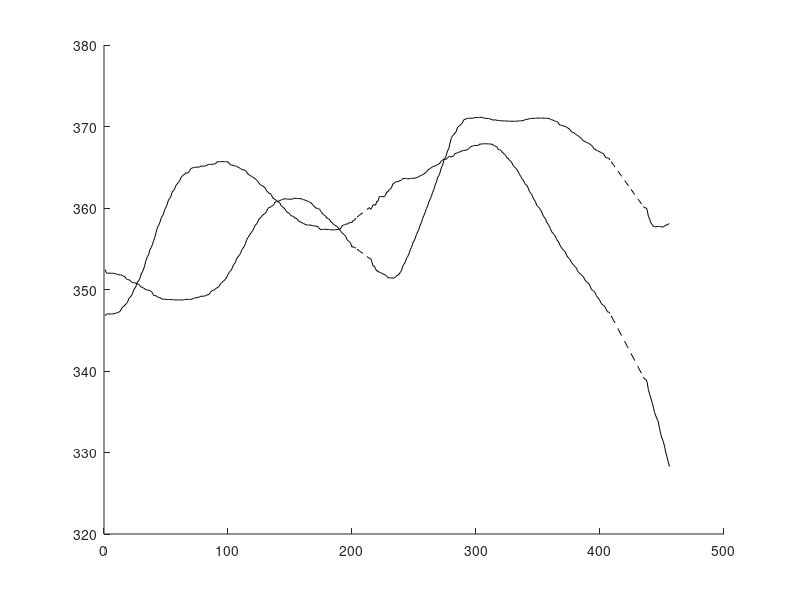

This figure's MATLAB source: (Note: this script raises an error after producing the figure.)
clear; close all; clc;
%% Import data
sprinter = importdata('sprinter_xypts.csv', ',', 1);
teamsport = importdata('teamsport_xypts.csv', ',', 1);

output = 1;     % Write to output
%% Fill gaps with elite's hip marker
set(figure(1),'WindowStyle','docked'); cla
hold on
plot(sprinter.data(:,1:2), 'k-')

while ~all(~isnan(sprinter.data(:,1)))
    % Find start and end of first missing section
    idx1 = find(isnan(sprinter.data(:,1)), 1);
    idx2 = idx1 + find(~isnan(sprinter.data(idx1:end,1)), 1) -1;
    
    % Cublic spline interpolation
    sprinter.data(idx1:idx2, 1:2) = interp1([idx1-1 idx2]', ...
               [sprinter.data(idx1-1,1:2); sprinter.data(idx2,1:2)], ...
               idx1:idx2, 'spline');
                                  
   % Plot filled section
   plot(idx1:idx2, sprinter.data(idx1:idx2,1:2), 'k--')
    
end

% 3D array with sprinter 1 and teamsport 2
points = cat(3, sprinter.data, teamsport.data);

%% Process data, filter etc
% Find appropiate cutoff
% for i = 1:size(pointsG, 2)
%     col = i;
%     set(figure(2), 'WindowStyle','docked'); cla
%     hold on
%     plot(pointsG(:,col), 'k--', 'DisplayName', 'raw')
%     cutoffs = [8 10 15 20];
%     for j = 1:length(cutoffs)
%         pfilt = tr_filterDP(pointsG(:,col), 1000, cutoffs(j), 'low', 2);
%         plot(pfilt, 'DisplayName', num2str(cutoffs(j)), 'LineWidth', 1.5)
%     end
%     legend('show', 'location', 'bestoutside')
%     keyboard;
%     pause(1);
% end

% Filter
cutoff = 15;

% Reorder to 2D array then filter
sz = size(points); sz2 = [sz(1) sz(2)*sz(3)];
points_f = reshape(...
              tr_filterDP(reshape(points, sz2), 1000, cutoff, 'low', 2),...
              sz);

set(figure(2),'WindowStyle','docked'); cla
hold on
plot(points(:,10,1))
plot(points_f(:,10,1))
title('Filtered data')
legend('raw', 'filtered')

%% Calculate segment angles
Q = nan(size(points_f, 1), 3, 2);

% Foot, shank, thigh
for i = 1:3
    n = 9-2*i;        % Index sequence
    
    % Prox and dist JC
    p1 = points_f(:,n:n+1,:); p2 = points_f(:,n-2:n-1,:);   
    d = p2 - p1;        % dx,dy
    Q(:,i,:) = atan2d(d(:,2,:), d(:,1,:));      % Segment angles
end

% Plot to check
% set(figure(3),'WindowStyle','docked')
% for i = 1:2:length(pointsG_f)
%     subplot(2,1,1)
%     axis equal
%     cla;
%     line([pointsB_f(i,7) pointsB_f(i,5) pointsB_f(i,3) pointsB_f(i,1)],...
%          [pointsB_f(i,8) pointsB_f(i,6) pointsB_f(i,4) pointsB_f(i,2)])
%          
%     subplot(2,1,2)
%     cla
%     hold on
%     plot(q_B)
%     plot(i,q_B(i,:), 'ko')
%     legend('foot','shank','thigh')
%     
%     drawnow
% end

%% Calculate CoM
% Segment: mass, length, CMprox, CMdist
% Foot:    1.385, 0.224, 0.142, 0.082
% Shank:   5.271, 0.453, 0.261, 0.192          
% Thigh:   12.54, 0.447, 0.258, 0.189
%
% CMX = (MA*(L1-L2)*COS(Q1)-(L4*MA-MB*(L3-L4))*COS(Q2)-(L6*MA+L6*MB-MC*(L5-L6))*COS(Q3))/(MA+MB+MC)
% CMY = (MA*(L1-L2)*SIN(Q1)-(L4*MA-MB*(L3-L4))*SIN(Q2)-(L6*MA+L6*MB-MC*(L5-L6))*SIN(Q3))/(MA+MB+MC)

l1=0.082; l2=0.224; l3=0.192; l4=0.453; l5=0.189; l6=0.447;
ma=1.385; mb=5.271; mc=12.54;

% CoM location x,y
cm(:,1,:) = (ma*(l1-l2).*cosd(Q(:,1,:))-(l4*ma-mb*(l3-l4)).* ...
            cosd(Q(:,2,:))-(l6*ma+l6*mb-mc*(l5-l6)).* ...
            cosd(Q(:,3,:)))/(ma+mb+mc);
cm(:,2,:) = (ma*(l1-l2).*sind(Q(:,1,:))-(l4*ma-mb*(l3-l4)).* ...
            sind(Q(:,2,:))-(l6*ma+l6*mb-mc*(l5-l6)).* ...
            sind(Q(:,3,:)))/(ma+mb+mc);
        
%% Joint angles
% Trunk angle 
p1 = points_f(:,1:2,:); p2 = points_f(:,9:10,:);   
d = p2 - p1;        % dx,dy
trunk = atan2d(d(:,2,:), d(:,1,:)); 

hipang = 180 - Q(:,3,:) + trunk;
kneang = 180 - Q(:,3,:) + Q(:,2,:);
ankang = 180 - Q(:,1,:) + Q(:,2,:);

% Angular velocites
hipangv = tr_diff(hipang,0.001);
kneangv = tr_diff(kneang,0.001);
ankangv = tr_diff(ankang,0.001);

set(figure(2),'WIndowStyle','docked')
subplot(3,1,1); hold on; cla
plot(hipang(:,:,1))
plot(hipang(:,:,2))
title('hip')
legend('sprinter','teamsport')

subplot(3,1,2); hold on; cla
plot(kneang(:,:,1))
plot(kneang(:,:,2))
title('knee')

subplot(3,1,3); hold on; cla
plot(ankang(:,:,1))
plot(ankang(:,:,2))
title('ankle')

set(figure(3),'WIndowStyle','docked')
subplot(3,1,1); hold on; cla
plot(hipangv(:,:,1))
plot(hipangv(:,:,2))
title('hip')
legend('sprinter','teamsport')

subplot(3,1,2); hold on; cla
plot(kneangv(:,:,1))
plot(kneangv(:,:,2))
title('knee')

subplot(3,1,3); hold on; cla
plot(ankangv(:,:,1))
plot(ankangv(:,:,2))
title('ankle')

% Initial conditions
% Number of frames: 456
%                  ipsilateral | contralateral
% sprinter  to/td: 58/416        286/181
% teamsport to/td: 58/413        287/175 

initcond_s = [hipang(416,1,1) kneang(416,1,1) ankang(416,1,1) ...
              hipangv(416,1,1) kneangv(416,1,1) ankangv(416,1,1)];
initcond_t = [hipang(413,1,2) kneang(413,1,2) ankang(413,1,2) ...
              hipangv(413,1,2) kneangv(413,1,2) ankangv(413,1,2)];

%% Reorder data
% Takeoff and touchdown frames for both legs estimated from video
% Videos recorded at 1000 Hz and synchronised to takeoff of markered leg
% Number of frames: 456
%                  ipsilateral | contralateral
% sprinter  to/td: 58/416        286/181
% teamsport to/td: 58/413        287/175 

% Swing leg CoM during contralateral stance (index to end incase simulation
% takes longer)
swingCM(1) = {cm(181:end,:,1)};
swingCM(2) = {cm(175:end,:,2)};
hip(1) = {hipang(181:end,1,1)};
hip(2) = {hipang(175:end,1,2)};
knee(1) = {kneang(181:end,1,1)};
knee(2) = {kneang(175:end,1,2)};

% Ipsilateral thigh angle during stance (assumed to be same for both legs)
% q3(1) = {[Q(416:end,3,1); Q(1:58,3,1)]};
% q3(2) = {[Q(413:end,3,2); Q(1:58,3,2)]};

set(figure(4),'WindowStyle','docked')
subplot(2,1,1); hold on; cla
plot(swingCM{1}(1:105,1)); plot(swingCM{2}(1:112,1));
title('CoM position relative to hip joint')
ylabel('x')
legend('sprinter', 'teamsport', 'location', 'southeast')

subplot(2,1,2); hold on; cla
plot(swingCM{1}(1:105,2)); plot(swingCM{2}(1:112,2));
ylabel('y')

%% Derivatives 
% Swing CoM
swingCM(2,:) = cellfun(@(x) tr_diff(x, 0.001), swingCM(1,:), ...
                        'UniformOutput', false);
swingCM(3,:) = cellfun(@(x) tr_diff(x, 0.001), swingCM(2,:), ...
                        'UniformOutput', false);

hip(2,:) = cellfun(@(x) tr_diff(x, 0.001), hip(1,:), ...
                        'UniformOutput', false);
hip(3,:) = cellfun(@(x) tr_diff(x, 0.001), hip(2,:), ...
                        'UniformOutput', false);
knee(2,:) = cellfun(@(x) tr_diff(x, 0.001), knee(1,:), ...
                        'UniformOutput', false);
knee(3,:) = cellfun(@(x) tr_diff(x, 0.001), knee(2,:), ...
                        'UniformOutput', false);

% Plot 
set(figure(5),'WindowStyle','docked')
set(figure(5), 'DefaultLineMarkerSize', 1.5)
titles = {'position','velocity','acceleration'};
for i = 1:3
    subplot(3,2,2*i-1); hold on; cla
    plot(swingCM{i,1}(1:105,1), 's')
    plot(swingCM{i,2}(1:112,1), 's')
    title([titles{i} ' x'])
    
    subplot(3,2,2*i); hold on; cla
    plot(swingCM{i,1}(1:105,2), 's')
    plot(swingCM{i,2}(1:112,2), 's')
    title([titles{i} ' y'])
end
subplot(3,2,2); legend('sprinter', 'teamsport');

set(figure(6),'WindowStyle','docked'); cla
set(figure(6), 'DefaultLineMarkerSize', 1.5)
ynames = {'angle','angular velocity','angular acceleration'};
for i = 1:3
    subplot(3,2,2*i-1); hold on; cla
    plot(hip{i,1}(1:105,1), 's')
    plot(hip{i,2}(1:112,1), 's')
    ylabel(ynames{i})
    
    subplot(3,2,2*i); hold on; cla
    plot(knee{i,1}(1:105,1), 's')
    plot(knee{i,2}(1:112,1), 's')
end
subplot(3,2,1); title('hip')
subplot(3,2,2); title('knee')

%% Export data
if output
    % Column names
    colwidth = 13;
    precision = 5;
    colnames = ["PositionX","PositionY","VelocityX","VelocityY",...
                "AccelerationX","AccelerationY"];
    nametype = ['%-' num2str(colwidth) 's'];
    datatype = ['%' num2str(colwidth) '.' num2str(precision) 'E'];
    namefmt = [repmat([nametype ' '], 1, size(colnames,2)-1) nametype '\n'];
    datafmt = [repmat([datatype ' '], 1, size(colnames,2)-1) datatype '\n'];
    
    % Sprinter's technique
    fid = fopen('sprinter.txt', 'w');
    fprintf(fid, '%4d', size(swingCM{1,1},1));  % Data size
    fprintf(fid, '%4d', 2);                     % Header rows
    fprintf(fid, '%4d\n', colwidth+1);          % Column width
    fprintf(fid, namefmt, pad(colnames, colwidth, 'left'));
    fprintf(fid, datafmt, ...
                string(reshape(cat(3,swingCM{:,1}), ...
                        [size(swingCM{1,1}, 1) 6])'));
    fclose(fid);
    % Joint angles
    n = length(hip{1,1}); time = (0:0.001:(n-1)*0.001)';
    writematrix([n 2 nan; time hip{1,1} knee{1,1}], 'sprinter.csv');
    
    % Teamsports's technique
    fid = fopen('teamsport.txt', 'w');
    fprintf(fid, '%4d', size(swingCM{1,2},1));  % Data size
    fprintf(fid, '%4d', 2);                     % Header rows
    fprintf(fid, '%4d\n', colwidth+1);          % Column width
    fprintf(fid, namefmt, pad(colnames, colwidth, 'left'));
    fprintf(fid, datafmt, ...
                string(reshape(cat(3,swingCM{:,2}), ...
                        [size(swingCM{1,2}, 1) 6])'));
    fclose(fid);
    % Joint angles
    n = length(hip{1,2}); time = (0:0.001:(n-1)*0.001)';
    writematrix([n 2 nan; time hip{1,2} knee{1,2}], 'teamsport.csv');
end

